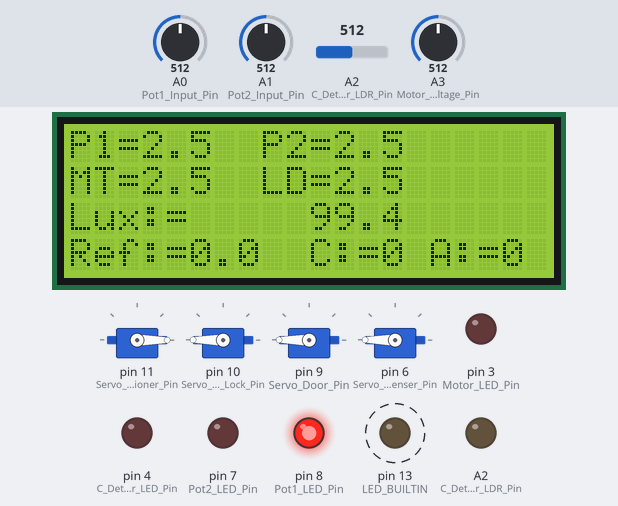
Simulated run of this sketch. Board: Arduino Uno, built with avr-gcc and run on an emulated ATmega328P. On the bench: 4 × servo, 20×4 character LCD, output pins drawn as LEDs (lit = HIGH). Dashed ring = blinking. The test bench sets the inputs (shaded band); at power-on: A0 (Pot1_Input_Pin) = 512, A1 (Pot2_Input_Pin) = 512, A2 (C_Detector_LDR_Pin) = 512, A3 (Motor_Voltage_Pin) = 512.

Above: at 1.2 s.
1.3 s: A0 (Pot1_Input_Pin) set to 716
3.0 s: A1 (Pot2_Input_Pin) set to 716
At 3.9 s:
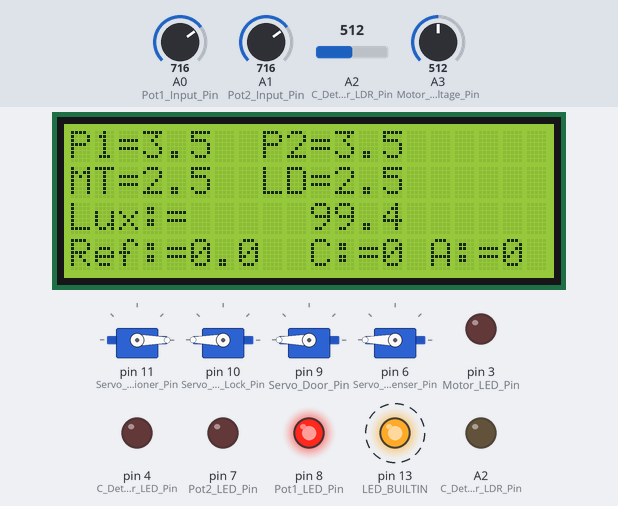
5.0 s: A2 (C_Detector_LDR_Pin) set to 716
At 5.9 s:
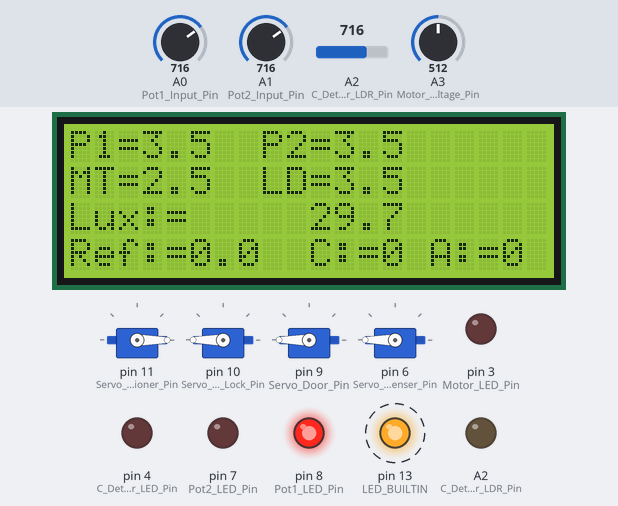
7.0 s: A3 (Motor_Voltage_Pin) set to 716
9.0 s: A0 (Pot1_Input_Pin) set to 992
At 10.9 s:
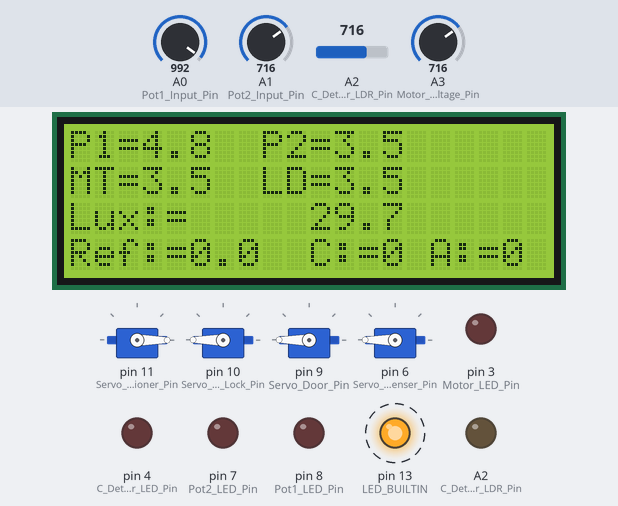
12.0 s: A1 (Pot2_Input_Pin) set to 992
At 12.26 s:
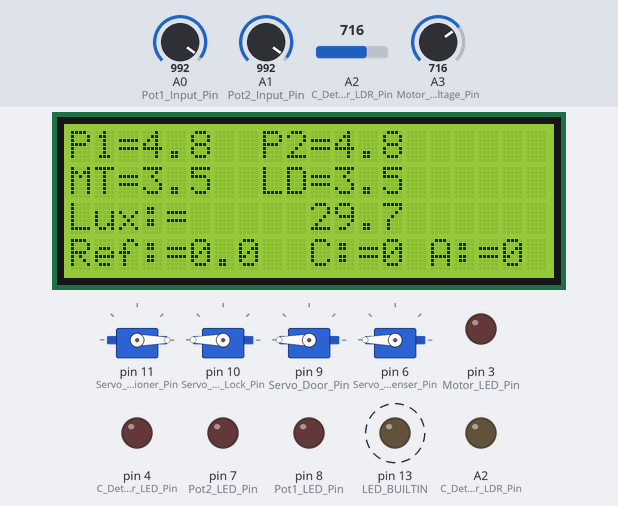
Timing chart, 0 to 15.0 s (numbered marks = the images above; inputs shaded):
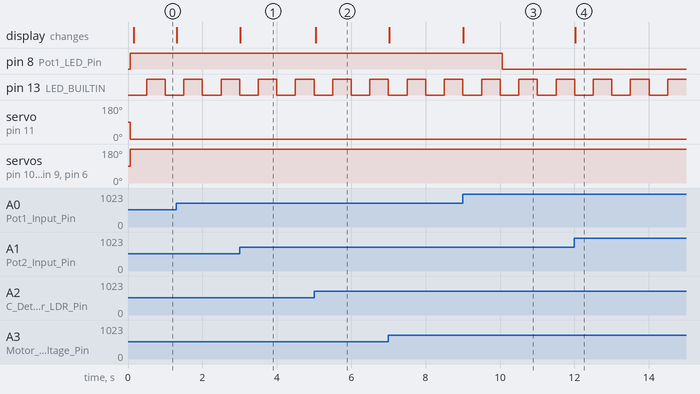

Measured:
- after the input at 3.0 s, the display: changes at once (image 1)
- after the input at 5.0 s, the display: changes at once (image 2)
- after the input at 9.0 s, the display: changes at once (image 3)
- after the input at 12.0 s, the display: changes at once (image 4)
- by itself, pin 13 (LED_BUILTIN): alternates HIGH for 0.50 s and LOW for 0.50 s

The sketch:

Detecting-a-Pattern-of-State-Changes.ino
```cpp
/*
  Solution For:
  Topic: Detecting a Pattern of State Changes
  Category: Programming Questions
  Link: https://forum.arduino.cc/t/detecting-a-pattern-of-state-changes/1126739/18

  Sketch: Detecting-a-Pattern-of-State-Changes.ino
  Date: 15-May-23
  Author: MicroBeaut (μB)
*/

#include <Arduino.h>
#include <LiquidCrystal_I2C.h>
#include <Servo.h>

// Analog Input
#define Pot1_Input_Pin A0
#define Pot2_Input_Pin A1
#define C_Detector_LDR_Pin A2
#define Motor_Voltage_Pin A3

// LED Output
#define Pot1_LED_Pin 8
#define Pot2_LED_Pin 7
#define C_Detector_LED_Pin 4
#define Motor_LED_Pin 3

// Servo Output (PWM)
#define Servo_Tensioner_Pin 11
#define Servo_Arm_Lock_Pin 10
#define Servo_Door_Pin 9
#define Servo_Dispenser_Pin 6

#define VOLTAGE_MAX 5.0f
#define PERCENT_ERROR 5.0f

#define PATTERN_TIMEOUT 10000UL
#define INTERVAL_TIME 100UL
#define BLINK_TIME 500UL
#define DECIMAL_POINT 1

// LDR Characteristics
#define GAMMA 0.7f
#define RL10  50.0f

enum State {
  SELECTION,
  PREDICATE,
  COMPLETED
};

typedef struct {
  bool start;
  bool timeout;
  bool autoReset;
  unsigned long startTime;
  unsigned long delayTime;
} TimerState;

typedef struct {
  State state;
  State next;
  float reference;
  float *values;
  uint8_t size;
} PatternState;

const uint8_t ledStatePins[] = {Pot1_LED_Pin, Pot2_LED_Pin, C_Detector_LED_Pin, C_Detector_LDR_Pin, Motor_LED_Pin};
uint8_t numberOfLEDs = sizeof(ledStatePins) / sizeof(uint8_t);

const uint8_t potPins[] = {Pot1_Input_Pin, Pot2_Input_Pin};
uint8_t numberOfPotPins = sizeof(potPins) / sizeof(uint8_t);

void Selection();
void PatternValidation();
void PatternCompleted();

typedef void (*StateCallback)(void);
StateCallback stateCallback[] = {
  Selection,
  PatternValidation,
  PatternCompleted
};

const float referenceA = 2.5f;
float voltagePatternA[] = {0.0f, referenceA, 0.0f, referenceA, 0.0f}; // Pattern A
const uint8_t sizePatternA = sizeof(voltagePatternA) / sizeof(float);

const float referenceB = 4.0f;
float voltagePatternB[] = {0.0f, referenceB, 0.0f, referenceB, 0.0f}; // Pattern B
const uint8_t sizePatternB = sizeof(voltagePatternB) / sizeof(float);

PatternState patterns[] = {
  {PREDICATE, COMPLETED, referenceA, voltagePatternA, sizePatternA},
  {PREDICATE, COMPLETED, referenceB, voltagePatternB, sizePatternB},
};
const uint8_t numberOfPatterns = sizeof(patterns) / sizeof(PatternState);

State state;
TimerState patternTimer;
TimerState intervalTimer;
TimerState blinkTimer;

Servo Tensioner;
Servo Arm_Lock;
Servo Door;
Servo Dispenser;

bool toggle;
float Pot1_Voltage;
float Pot2_Voltage;
float LDR_Voltage;
float Motor_Voltage;

uint8_t Counter;
int Pot_Chooser = -1;
bool Launch_Activated = false;

LiquidCrystal_I2C lcd(0x27, 20, 4);

void ServoInit(int tensionerAngle, int armlockAngel, int doorAngle, int dispenserAngle);
float AnalogScale(uint8_t pin);
bool PatternPredicate(float voltage, uint8_t id);
void SelectionTimeout();
bool AnalogCompare(float voltage, float reference, bool start = false);
void StartTimer(TimerState *timerState);
void StopTimer(TimerState *timerState);
bool Timer(TimerState *timerState);

void Launch();
void Blink();
void StatusLCD();
void StatusLED(uint8_t ledIndex);
String PadLeft(String message, int length, char paddingChar);

void setup() {
  for (uint8_t index = 0; index < numberOfLEDs; index++) {
    pinMode(ledStatePins[index], OUTPUT);
  }
  pinMode(LED_BUILTIN, OUTPUT);

  Tensioner.attach(Servo_Tensioner_Pin);
  Arm_Lock.attach(Servo_Arm_Lock_Pin);
  Door.attach(Servo_Door_Pin);
  Dispenser.attach(Servo_Dispenser_Pin);

  patternTimer.delayTime = PATTERN_TIMEOUT;
  intervalTimer.delayTime = INTERVAL_TIME;
  intervalTimer.autoReset = true;
  StartTimer(&intervalTimer);
  blinkTimer.delayTime = BLINK_TIME;
  blinkTimer.autoReset = true;
  StartTimer(&blinkTimer);

  lcd.init();
  lcd.backlight();

  state = SELECTION;            // Begin State = SELECTION
}

void loop() {
  Pot1_Voltage = AnalogScale(Pot1_Input_Pin);
  Pot2_Voltage = AnalogScale(Pot2_Input_Pin);
  LDR_Voltage = AnalogScale(C_Detector_LDR_Pin);
  Motor_Voltage = AnalogScale(Motor_Voltage_Pin);

  stateCallback[state]();
  Launch();
  Blink();
  StatusLCD();
}

void Launch() {
  // TODO: SOMETHING
  digitalWrite(Motor_LED_Pin, Launch_Activated);
  if (Launch_Activated) {
    ServoAngle(180, 0, 0, 0);
  } else {
    ServoAngle(0, 180, 180, 180); // Initial Servo Angle
  }
}

void Blink() {
  if (!Timer(&blinkTimer)) return;
  toggle = !toggle;
  digitalWrite(LED_BUILTIN, toggle);
}

void Selection() {
  StatusLED(0, false);
  for (uint8_t index = 0; index < numberOfPatterns; index++) {
    if (AnalogCompare(Motor_Voltage, patterns[index].reference, true)) {
      Pot_Chooser = index;
      state = patterns[Pot_Chooser].state;
      Launch_Activated = false;
      StatusLED(Pot_Chooser, true);
      Counter = 0;
    }
  }
}

void PatternValidation() {
  SelectionTimeout();
  float voltage = AnalogScale(potPins[Pot_Chooser]);
  bool value = PatternPredicate(voltage, Pot_Chooser);
  if (!value) return;
  StopTimer(&patternTimer);
  StatusLED(Pot_Chooser, false);
  state = patterns[Pot_Chooser].next;
}

void PatternCompleted() {
  // TODO: SOMETHING
  Launch_Activated = true;
  state = SELECTION;
}

bool PatternPredicate(float voltage, uint8_t id) {
  if (AnalogCompare(voltage, patterns[id].values[Counter])) {
    Counter++;
  }
  return Counter == patterns[id].size;
}

void SelectionTimeout() {
  if (Timer(&patternTimer)) {
    state = SELECTION;
  }
}

void ServoAngle(int tensionerAngle, int armlockAngel, int doorAngle, int dispenserAngle) {
  Tensioner.write(tensionerAngle);
  Arm_Lock.write(armlockAngel);
  Door.write(doorAngle);
  Dispenser.write(dispenserAngle);
}

float AnalogScale(uint8_t pin) {
  long rawValue = analogRead(pin);
  return rawValue * VOLTAGE_MAX / 1023;
}

bool AnalogCompare(float voltage, float reference, bool start) {
  float pctError = (voltage - reference ) * 100.0f / reference; // Error Percentage Calculation
  if (pctError > 0 && pctError > PERCENT_ERROR) return false;   // Compare an error with a positive error percentage
  if (pctError < 0 && -pctError > PERCENT_ERROR) return false;  // Compare an error with a negative error percentage
  if (start) StartTimer(&patternTimer);                         // Start Timout Timer
  return true;                                                  // The voltage value is in range.
}

float Lux(float voltage) {
  float resistance = 2000 * voltage / (1 - voltage / 5);
  return pow(RL10 * 1e3 * pow(10, GAMMA) / resistance, (1 / GAMMA));
}

void StartTimer(TimerState *timerState) {
  timerState->startTime = millis();
  timerState->start = true;
}

void StopTimer(TimerState *timerState) {
  timerState->start = false;
}

bool Timer(TimerState *timerState) {
  if (timerState->timeout) timerState->timeout = false;
  if (!timerState->start) return false;
  unsigned long elapsedTime = millis() - timerState->startTime;
  if (elapsedTime < timerState->delayTime) return false;
  timerState->startTime = millis();
  timerState->start = timerState->autoReset;
  timerState->timeout = true;
  return true;
}

void StatusLCD() {
  if (!Timer(&intervalTimer)) return;
  lcd.setCursor(0, 0);
  lcd.print("P1=");
  lcd.print(String(Pot1_Voltage, DECIMAL_POINT));
  lcd.setCursor(8, 0);
  lcd.print("P2=");
  lcd.print(String(Pot2_Voltage, DECIMAL_POINT));
  lcd.setCursor(0, 1);
  lcd.print("MT=");
  lcd.print(String(Motor_Voltage, DECIMAL_POINT));
  lcd.setCursor(8, 1);
  lcd.print("LD=");
  lcd.print(String(LDR_Voltage, DECIMAL_POINT));
  lcd.setCursor(0, 2);
  lcd.print("Lux:=");
  String lux = PadLeft(String(Lux(LDR_Voltage), DECIMAL_POINT), 9, ' ');
  lcd.print(lux);
  lcd.setCursor(0, 3);
  lcd.print("Ref:=");
  float reference = Pot_Chooser < 0 ? 0.0 : patterns[Pot_Chooser].values[Counter];
  lcd.print(String(reference, DECIMAL_POINT));
  lcd.setCursor(10, 3);
  lcd.print("C:=");
  lcd.print(Counter);
  lcd.setCursor(15, 3);
  lcd.print("A:=");
  lcd.print(Launch_Activated);

}

void StatusLED(uint8_t ledIndex, bool set) {
  if (ledIndex >= numberOfPatterns) return;
  for (uint8_t index = 0; index < numberOfPatterns; index++) {
    digitalWrite(ledStatePins[index], LOW);
  }
  if (set) digitalWrite(ledStatePins[ledIndex], HIGH);
}

// return string by padding charecter on the Left of the String
String PadLeft(String message, int length, char paddingChar) {
  int lenPad = length - message.length();
  for (int index = 0; index < lenPad; index++) {
    message = paddingChar + message;
  }
  return message.substring(0, length);
}
```
